Frame 1 (no input): blank canvas, image omitted
Frame 60 (the mouse pressed at the canvas centre just before this capture): blank canvas, image omitted
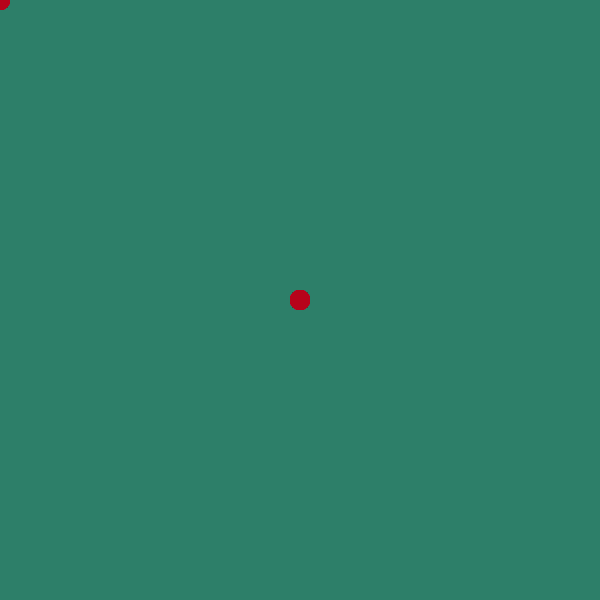
Frame 120 (the mouse held since frame 60 and released just before this capture)

The Processing sketch whose frames 1 and 60 were blank and that drew this single picture after the mouse press (run headless with seeded random() and noise(); from frame 60 on, the mouse is pressed at the canvas centre):

// Processing sketch: Assignment_3
// ── Assignment_3.pde
//defining the variable r
float r;

void setup(){
  size(600, 600);
  //color picker
  background(#2D7F69);
}

void draw(){
  //initializing the variable r
  r= random(255);
  noStroke();
  fill(#B7031B);
  ellipse(mouseX, mouseY, 20, 20);
}

void mousePressed(){
  //change background after clicking the mouse
  background(r);
}
